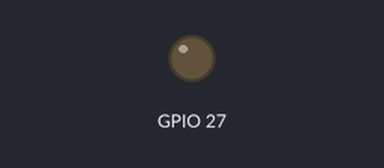
Recording of a program running on a simulated Raspberry Pi (BCM pin numbers). Parts: output pins drawn as LEDs (lit = HIGH). The clock reads 2024-03-15 10:24:30 at power-on unless the program sets it; files the program writes start out absent. At 0.1 s the program stops and its outputs stay as they are.

Above: at 0.2 s.
Timing chart, 0 to 1.6 s (numbered marks = the images above):
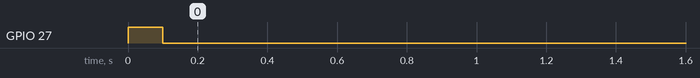

The program:

PaneLightsOff.py
```python
#!/usr/bin/python

# Import libraries
import RPi.GPIO as GPIO
import time
import datetime
from time import sleep

# Pinouts from RPi Zero 2 W
# 22 Panel on		24 LepiLED on
# 27 Panel off		23 LepiLED off

# Set up pin for latching relay FOR THE PANEL OFF
GPIO.setmode(GPIO.BCM)
# Latching Relay #2
GPIO.setup(27, GPIO.OUT)

# Pin 27 turns PANEL off
GPIO.output(27, 1)
sleep(0.1)
GPIO.output(27, 0)

# Reset the pin
GPIO.cleanup(27)

# Make an entry in the logfile
nowdate = datetime.datetime.now()
nowsec = round(time.time())

outfile = open("/home/arducam/rpi9.csv", "a")
curtim = nowdate.strftime("RPi9, Panel_Off, %a %d %b %H:%M:%S %Y, ")
newlin = " \n"
outfile.write(curtim + str(nowsec) + newlin)
outfile.close()
```

Measured:
- by itself, GPIO 27: LOW → HIGH at 0.00 s, → LOW 0.10 s later
